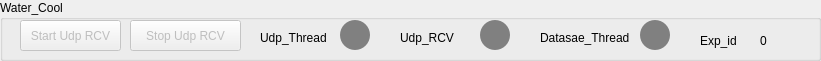
    <widget class="QGroupBox" name="groupBox_20">
     <property name="geometry">
      <rect>
       <x>0</x>
       <y>0</y>
       <width>821</width>
       <height>61</height>
      </rect>
     </property>
     <property name="title">
      <string>Water_Cool</string>
     </property>
     <widget class="QPushButton" name="pushButton_200">
      <property name="enabled">
       <bool>false</bool>
      </property>
      <property name="geometry">
       <rect>
        <x>20</x>
        <y>20</y>
        <width>101</width>
        <height>31</height>
       </rect>
      </property>
      <property name="text">
       <string>Start Udp RCV</string>
      </property>
     </widget>
     <widget class="QPushButton" name="pushButton_201">
      <property name="enabled">
       <bool>false</bool>
      </property>
      <property name="geometry">
       <rect>
        <x>130</x>
        <y>20</y>
        <width>111</width>
        <height>31</height>
       </rect>
      </property>
      <property name="text">
       <string>Stop Udp RCV</string>
      </property>
     </widget>
     <widget class="QLabel" name="label_164">
      <property name="geometry">
       <rect>
        <x>260</x>
        <y>30</y>
        <width>91</width>
        <height>16</height>
       </rect>
      </property>
      <property name="text">
       <string>Udp_Thread</string>
      </property>
     </widget>
     <widget class="QPushButton" name="pushButton_202">
      <property name="geometry">
       <rect>
        <x>340</x>
        <y>20</y>
        <width>30</width>
        <height>30</height>
       </rect>
      </property>
      <property name="styleSheet">
       <string notr="true">border-radius:15px;
background-color:grey;
</string>
      </property>
      <property name="text">
       <string/>
      </property>
     </widget>
     <widget class="QPushButton" name="pushButton_203">
      <property name="geometry">
       <rect>
        <x>640</x>
        <y>20</y>
        <width>30</width>
        <height>30</height>
       </rect>
      </property>
      <property name="styleSheet">
       <string notr="true">border-radius:15px;
background-color:grey
;
</string>
      </property>
      <property name="text">
       <string/>
      </property>
     </widget>
     <widget class="QLabel" name="label_165">
      <property name="geometry">
       <rect>
        <x>540</x>
        <y>30</y>
        <width>101</width>
        <height>16</height>
       </rect>
      </property>
      <property name="text">
       <string>Datasae_Thread</string>
      </property>
     </widget>
     <widget class="QLabel" name="label_166">
      <property name="geometry">
       <rect>
        <x>700</x>
        <y>30</y>
        <width>41</width>
        <height>21</height>
       </rect>
      </property>
      <property name="text">
       <string>Exp_id</string>
      </property>
     </widget>
     <widget class="QLabel" name="label_167">
      <property name="geometry">
       <rect>
        <x>760</x>
        <y>30</y>
        <width>21</width>
        <height>21</height>
       </rect>
      </property>
      <property name="text">
       <string>0</string>
      </property>
     </widget>
     <widget class="QLabel" name="label_168">
      <property name="geometry">
       <rect>
        <x>400</x>
        <y>30</y>
        <width>91</width>
        <height>16</height>
       </rect>
      </property>
      <property name="text">
       <string>Udp_RCV</string>
      </property>
     </widget>
     <widget class="QPushButton" name="pushButton_204">
      <property name="geometry">
       <rect>
        <x>480</x>
        <y>20</y>
        <width>30</width>
        <height>30</height>
       </rect>
      </property>
      <property name="styleSheet">
       <string notr="true">border-radius:15px;
background-color:grey;
</string>
      </property>
      <property name="text">
       <string/>
      </property>
     </widget>
    </widget>
